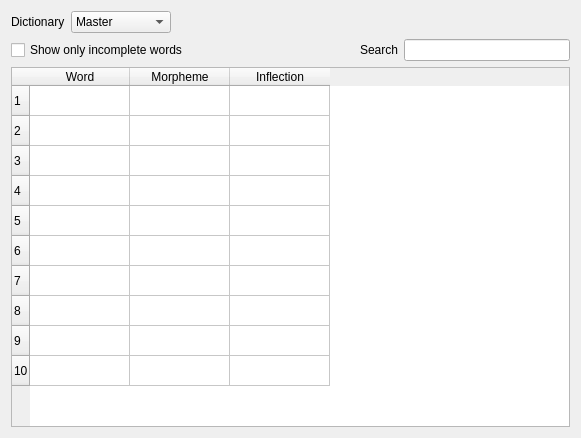
<?xml version="1.0" encoding="UTF-8"?>
<ui version="4.0">
 <class>Form</class>
 <widget class="QWidget" name="Form">
  <property name="geometry">
   <rect>
    <x>0</x>
    <y>0</y>
    <width>581</width>
    <height>438</height>
   </rect>
  </property>
  <property name="windowTitle">
   <string>Form</string>
  </property>
  <layout class="QVBoxLayout" name="verticalLayout">
   <item>
    <layout class="QHBoxLayout" name="horizontalLayout_2">
     <item>
      <widget class="QLabel" name="label">
       <property name="text">
        <string>Dictionary</string>
       </property>
      </widget>
     </item>
     <item>
      <widget class="QComboBox" name="comboBox">
       <item>
        <property name="text">
         <string>Master</string>
        </property>
       </item>
       <item>
        <property name="text">
         <string>Pre-K</string>
        </property>
       </item>
       <item>
        <property name="text">
         <string>Kindergarten</string>
        </property>
       </item>
      </widget>
     </item>
     <item>
      <spacer name="horizontalSpacer_2">
       <property name="orientation">
        <enum>Qt::Horizontal</enum>
       </property>
       <property name="sizeHint" stdset="0">
        <size>
         <width>40</width>
         <height>20</height>
        </size>
       </property>
      </spacer>
     </item>
    </layout>
   </item>
   <item>
    <layout class="QHBoxLayout" name="horizontalLayout">
     <item>
      <widget class="QCheckBox" name="checkBox">
       <property name="text">
        <string>Show only incomplete words</string>
       </property>
      </widget>
     </item>
     <item>
      <spacer name="horizontalSpacer">
       <property name="orientation">
        <enum>Qt::Horizontal</enum>
       </property>
       <property name="sizeHint" stdset="0">
        <size>
         <width>40</width>
         <height>20</height>
        </size>
       </property>
      </spacer>
     </item>
     <item>
      <widget class="QLabel" name="label_2">
       <property name="text">
        <string>Search</string>
       </property>
      </widget>
     </item>
     <item>
      <widget class="QLineEdit" name="lineEdit"/>
     </item>
    </layout>
   </item>
   <item>
    <widget class="QTableWidget" name="tableWidget">
     <row>
      <property name="text">
       <string>1</string>
      </property>
     </row>
     <row>
      <property name="text">
       <string>2</string>
      </property>
     </row>
     <row>
      <property name="text">
       <string>3</string>
      </property>
     </row>
     <row>
      <property name="text">
       <string>4</string>
      </property>
     </row>
     <row>
      <property name="text">
       <string>5</string>
      </property>
     </row>
     <row>
      <property name="text">
       <string>6</string>
      </property>
     </row>
     <row>
      <property name="text">
       <string>7</string>
      </property>
     </row>
     <row>
      <property name="text">
       <string>8</string>
      </property>
     </row>
     <row>
      <property name="text">
       <string>9</string>
      </property>
     </row>
     <row>
      <property name="text">
       <string>10</string>
      </property>
     </row>
     <column>
      <property name="text">
       <string>Word</string>
      </property>
     </column>
     <column>
      <property name="text">
       <string>Morpheme</string>
      </property>
     </column>
     <column>
      <property name="text">
       <string>Inflection</string>
      </property>
     </column>
    </widget>
   </item>
  </layout>
 </widget>
 <resources/>
 <connections/>
</ui>
